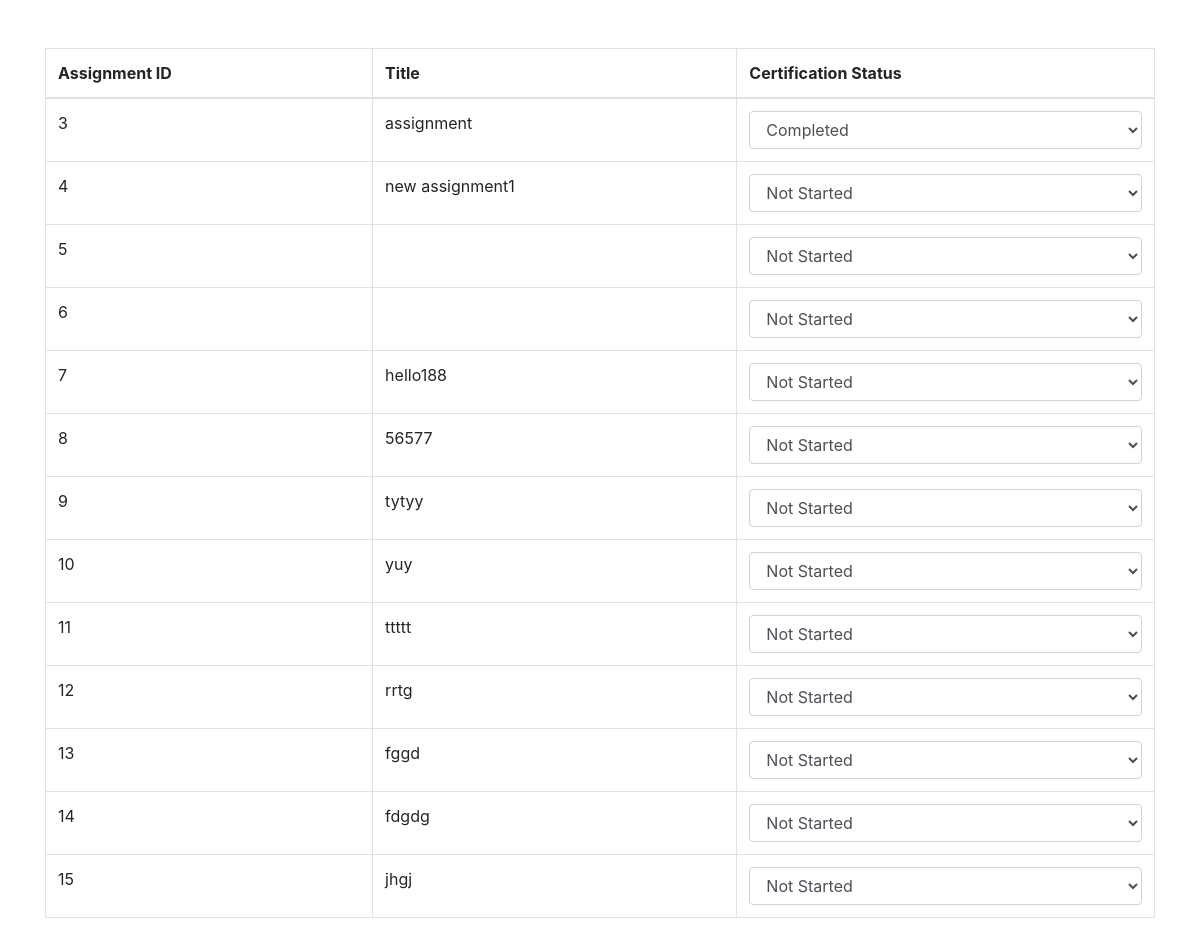
The page /view.php on the database its author committed.
### tables this page shows
CREATE TABLE `patches` (
  `patches_id` int(11) NOT NULL AUTO_INCREMENT,
  `assignment_id` int(11) DEFAULT NULL,
  `title` varchar(255) DEFAULT NULL,
  `description` varchar(500) DEFAULT NULL,
  `assigned_to` varchar(255) DEFAULT NULL,
  `product_name` varchar(255) DEFAULT NULL,
  `comments` varchar(255) DEFAULT NULL,
  `security_validation_status` varchar(255) DEFAULT NULL,
  `third_party_verified` varchar(255) DEFAULT NULL,
  `contrast_verified` varchar(255) DEFAULT NULL,
  `sonar_verified` varchar(255) DEFAULT NULL,
  `secure_code_review` varchar(255) DEFAULT NULL,
  `conclusion` varchar(255) DEFAULT NULL,
  `qa_env_url` varchar(255) DEFAULT NULL,
  `contrast_server_name` varchar(255) DEFAULT NULL,
  `qa_servers` varchar(255) DEFAULT NULL,
  `tech_imp_count` varchar(255) DEFAULT NULL,
  `bug_count` varchar(255) DEFAULT NULL,
  `story_count` varchar(255) DEFAULT NULL,
  `epic_count` varchar(255) DEFAULT NULL,
  `summary_url` varchar(255) DEFAULT 'Summary',
  `rm_pm` varchar(255) DEFAULT NULL,
  `assigned_date` date DEFAULT NULL,
  `eta` date DEFAULT NULL,
  `security_jira` int(11) DEFAULT NULL,
  `functional_jira` int(11) DEFAULT NULL,
  `koc_date` date DEFAULT NULL,
  `notes` varchar(500) DEFAULT NULL,
  `comment` varchar(500) DEFAULT NULL,
  `emanager_ir` varchar(255) DEFAULT NULL,
  `delete_flag` tinyint(1) DEFAULT 0,
  `timestamp` timestamp NOT NULL DEFAULT current_timestamp(),
  `updated_by` varchar(255) DEFAULT NULL,
  `sql_injection` enum('NA','Found','Not Found') DEFAULT NULL,
  `xss` enum('NA','Found','Not Found') DEFAULT NULL,
  `path_traversal` enum('NA','Found','Not Found') DEFAULT NULL,
  `command_injection` enum('NA','Found','Not Found') DEFAULT NULL,
  `xxe` enum('NA','Found','Not Found') DEFAULT NULL,
  `readline` enum('NA','Found','Not Found') DEFAULT NULL,
  `header_injection` enum('NA','Found','Not Found') DEFAULT NULL,
  `insecure_deserial` enum('NA','Found','Not Found') DEFAULT NULL,
  `session_test` enum('NA','Found','Not Found') DEFAULT NULL,
  `out_of_band` enum('NA','Found','Not Found') DEFAULT NULL,
  `sensitive_info_querystring` enum('NA','Found','Not Found') DEFAULT NULL,
  `vul_crypto_algo` enum('NA','Found','Not Found') DEFAULT NULL,
  `sensitive_info_logs` enum('NA','Found','Not Found') DEFAULT NULL,
  `tbv` enum('NA','Found','Not Found') DEFAULT NULL,
  `sensitive_info_response` enum('NA','Found','Not Found') DEFAULT NULL,
  `hardcoded_cred` enum('NA','Found','Not Found') DEFAULT NULL,
  `csv_injection` enum('NA','Found','Not Found') DEFAULT NULL,
  `unrestricted_fileupload` enum('NA','Found','Not Found') DEFAULT NULL,
  `unnecessary_file_distribution` enum('NA','Found','Not Found') DEFAULT NULL,
  `ssrf` enum('NA','Found','Not Found') DEFAULT NULL,
  `vul_components` enum('NA','Found','Not Found') DEFAULT NULL,
  `root_detection` enum('NA','Found','Not Found') DEFAULT NULL,
  `improper_error_handling` enum('NA','Found','Not Found') DEFAULT NULL,
  `reverse_tabnabbing` enum('NA','Found','Not Found') DEFAULT NULL,
  `weak_access_control` enum('NA','Found','Not Found') DEFAULT NULL,
  `weak_random_number` enum('NA','Found','Not Found') DEFAULT NULL,
  `sessionless_js` enum('NA','Found','Not Found') DEFAULT NULL,
  `removal_jcryption_files` enum('NA','Found','Not Found') DEFAULT NULL,
  `log_injection` enum('NA','Found','Not Found') DEFAULT NULL,
  `no_of_jiras_tested` int(11) DEFAULT NULL,
  `changelog_reviewers` varchar(255) DEFAULT NULL,
  `total_time_taken` time DEFAULT NULL,
  `mentor_feedback` varchar(500) DEFAULT NULL,
  `lead_feedback` varchar(500) DEFAULT NULL,
  `mentor_username` varchar(255) DEFAULT NULL,
  `lead_username` varchar(255) DEFAULT NULL,
  `status` varchar(255) DEFAULT 'Not Started',
  `aging` int(11) GENERATED ALWAYS AS (to_days(curdate()) - to_days(`assigned_date`)) VIRTUAL,
  `total_jira` int(11) GENERATED ALWAYS AS (`security_jira` + `functional_jira`) VIRTUAL,
  `total_no_of_jiras` int(11) GENERATED ALWAYS AS (`security_jira` + `functional_jira`) VIRTUAL,
  `certification_status` varchar(50) DEFAULT '',
  `status_mentor` varchar(50) DEFAULT NULL,
  `status_lead` varchar(50) DEFAULT NULL,
  `review_status` varchar(50) DEFAULT 'Not Started',
  `certification_status_imp` varchar(50) DEFAULT 'Not Started',
  PRIMARY KEY (`patches_id`),
  UNIQUE KEY `unique_assignment_id` (`assignment_id`)
);

### view.php (the view, shortened to what this page needs)
<!DOCTYPE html>
<html lang="en">
<head>
    <link href="https://stackpath.bootstrapcdn.com/bootstrap/4.5.2/css/bootstrap.min.css" rel="stylesheet">
</head>
<body>
    <div class="container mt-5">
        <div class="table-responsive">
            <table class="table table-bordered">
                <thead>
                    <tr>
                        <th>Assignment ID</th>
                        <th>Title</th>
                        <th>Certification Status</th>
                    </tr>
                </thead>
                <tbody>
                    <?php
                    require_once 'db_connect.php';
                    $query = "SELECT * FROM patches";
                    $stmt = $db->query($query);
                    $assignments = $stmt->fetchAll(PDO::FETCH_ASSOC);
                    foreach ($assignments as $assignment) {
                        echo "<tr>";
                        echo "<td>{$assignment['assignment_id']}</td>";
                        echo "<td>{$assignment['title']}</td>";
                        echo "<td>";
                        echo "<select class='form-control status-dropdown' data-id='{$assignment['assignment_id']}'>";
                        echo "<option value='Not Started' " . ($assignment['certification_status'] == 'Not Started' ? 'selected' : '') . ">Not Started</option>";
                        echo "<option value='Completed' " . ($assignment['certification_status'] == 'Completed' ? 'selected' : '') . ">Completed</option>";
                        echo "</select>";
                        echo "</td>";
                        echo "</tr>";
                    }
                    ?>
                </tbody>
            </table>
        </div>
    </div>
</body>
</html>

### rows shown on the page
patches: assignment "3", title "assignment", certification_status+assignment "Completed"
patches: assignment "4", title "new assignment1", assignment "Not Started"
patches: assignment "5", assignment "Not Started"
patches: assignment "6", assignment "Not Started"
patches: assignment "7", title "hello188", assignment "Not Started"
patches: assignment "8", title "56577", assignment "Not Started"
patches: assignment "9", title "tytyy", assignment "Not Started"
patches: assignment "10", title "yuy", assignment "Not Started"
patches: assignment "11", title "ttttt", assignment "Not Started"
patches: assignment "12", title "rrtg", assignment "Not Started"
patches: assignment "13", title "fggd", assignment "Not Started"
patches: assignment "14", title "fdgdg", assignment "Not Started"
patches: assignment "15", title "jhgj", assignment "Not Started"
